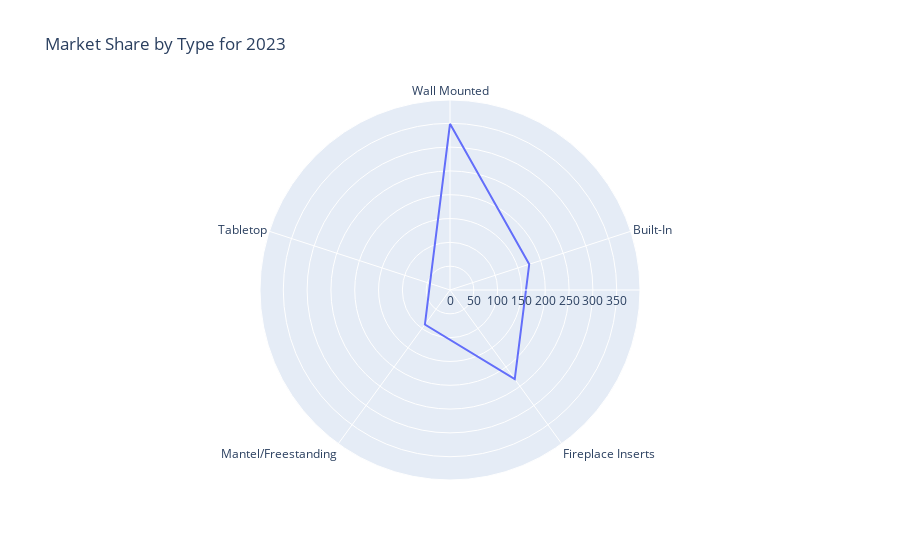
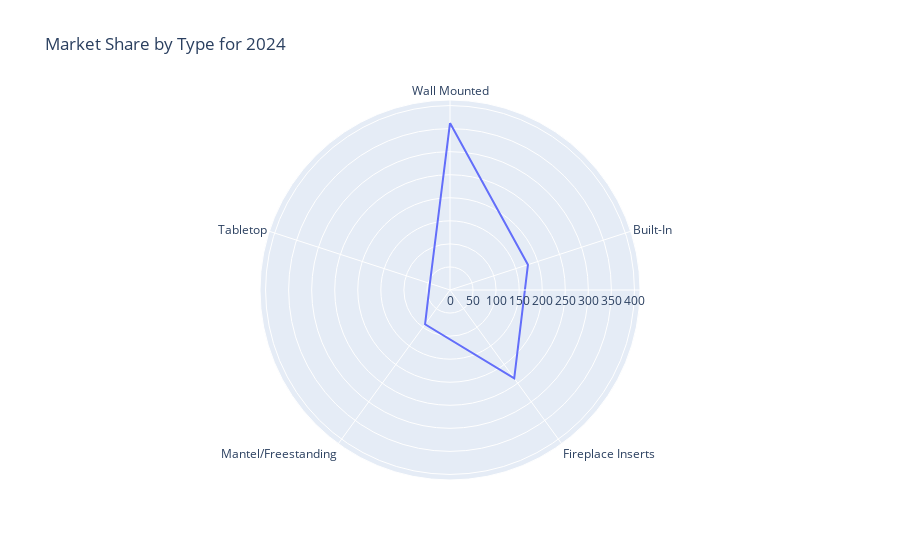
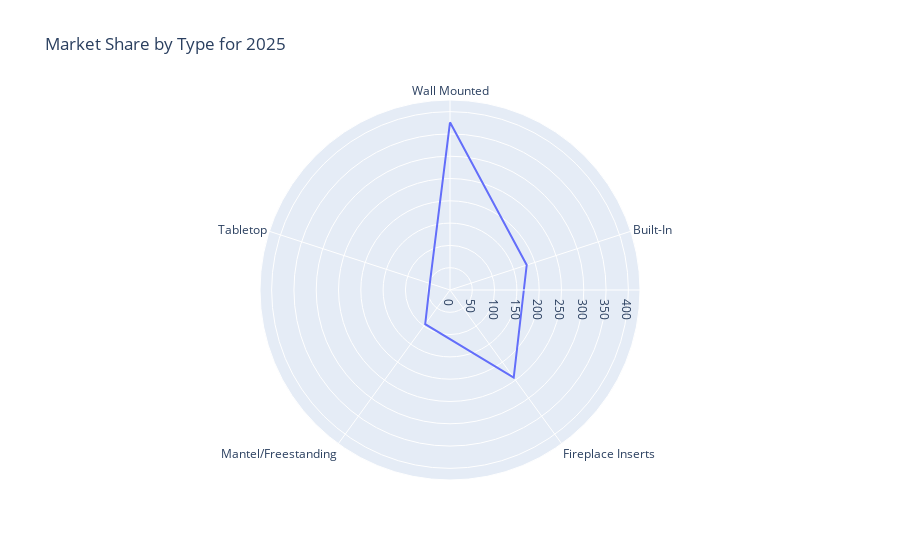
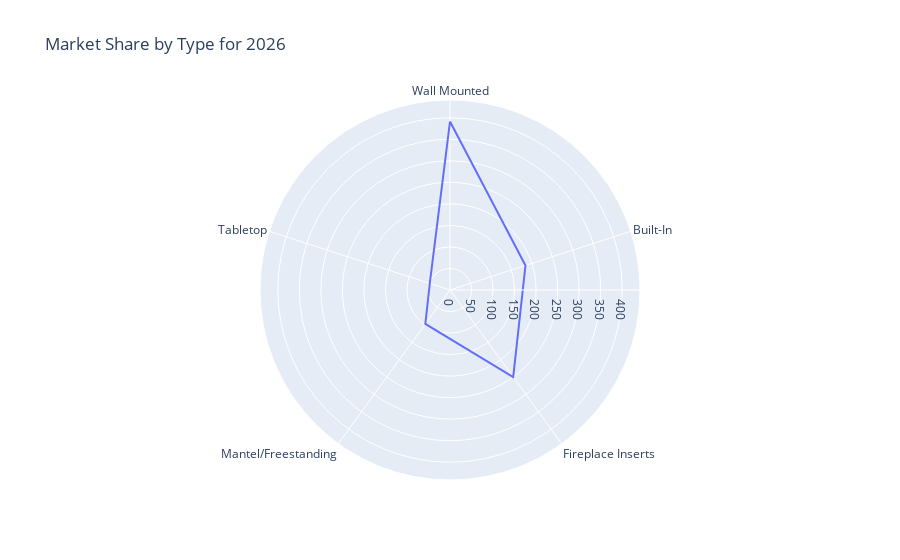

Source (notebook cell) for these figures, in order:
### Code cell
import pandas as pd
import plotly.express as px

# Actual Data for Table 5
data_table5 = {
    'Year/by Type': [2023, 2024, 2025, 2026, 2027, 2028, 2029, 2030],
    'Wall Mounted': [348.90,362.08,376.10,391.37,408.69,429.07,453.86,484.72],
    'Built-In': [174.88,  177.77,  180.89,  184.39,  188.62,  193.99,  201.01,  210.29],
    'Fireplace Inserts': [231.28,  237.00,  243.08,  249.77,  257.54,  266.98,  278.85,  294.06],
    'Mantel/Freestanding': [89.48,  91.95,  94.58,  97.46,  100.78,  104.78,  109.75,  116.07],
    'Tabletop': [44.21, 45.87, 47.57, 49.36,51.34, 53.60, 56.32, 59.67]
}

df_table5 = pd.DataFrame(data_table5)

# Creating radar charts for each year
for year in df_table5['Year/by Type']:
    # Filter data for the specific year
    df_year = df_table5[df_table5['Year/by Type'] == year].drop(columns='Year/by Type').T.reset_index()
    df_year.columns = ['Type', 'Market Share (USD Million)']
    
    # Radar chart
    fig = px.line_polar(df_year, r='Market Share (USD Million)', theta='Type', line_close=True,
                        title=f'Market Share by Type for {year}',
                        labels={'Type': 'Type', 'Market Share (USD Million)': 'Market Share (USD Million)'})
    
    # Adding detailed labels
    fig.update_traces(textposition='top center', text=df_year['Market Share (USD Million)'])
    fig.update_layout(
        polar=dict(
            radialaxis=dict(
                visible=True,
                range=[0, df_year['Market Share (USD Million)'].max() + 50]
            )
        ),
        showlegend=False
    )
    
    # Show plot
    fig.show()

### Figure 1 — Plotly figure (JSON) as saved in the notebook; plotly's stock layout.template omitted (floating-point values rounded to 4 significant figures)
{"data": [{"hovertemplate": "Market Share (USD Million)=%{r}<br>Type=%{theta}<extra></extra>", "legendgroup": "", "line": {"color": "#636efa", "dash": "solid"}, "marker": {"symbol": "circle"}, "mode": "lines", "name": "", "r": [348.9, 174.9, 231.3, 89.48, 44.21, 348.9], "showlegend": false, "subplot": "polar", "text": [348.9, 174.9, 231.3, 89.48, 44.21], "textposition": "top center", "theta": ["Wall Mounted", "Built-In", "Fireplace Inserts", "Mantel/Freestanding", "Tabletop", "Wall Mounted"], "type": "scatterpolar"}], "layout": {"legend": {"tracegroupgap": 0}, "polar": {"angularaxis": {"direction": "clockwise", "rotation": 90}, "domain": {"x": [0, 1], "y": [0, 1]}, "radialaxis": {"range": [0, 398.9], "visible": true}}, "showlegend": false, "title": {"text": "Market Share by Type for 2023"}}}

### Figure 2 — Plotly figure (JSON) as saved in the notebook; plotly's stock layout.template omitted (floating-point values rounded to 4 significant figures)
{"data": [{"hovertemplate": "Market Share (USD Million)=%{r}<br>Type=%{theta}<extra></extra>", "legendgroup": "", "line": {"color": "#636efa", "dash": "solid"}, "marker": {"symbol": "circle"}, "mode": "lines", "name": "", "r": [362.1, 177.8, 237, 91.95, 45.87, 362.1], "showlegend": false, "subplot": "polar", "text": [362.1, 177.8, 237, 91.95, 45.87], "textposition": "top center", "theta": ["Wall Mounted", "Built-In", "Fireplace Inserts", "Mantel/Freestanding", "Tabletop", "Wall Mounted"], "type": "scatterpolar"}], "layout": {"legend": {"tracegroupgap": 0}, "polar": {"angularaxis": {"direction": "clockwise", "rotation": 90}, "domain": {"x": [0, 1], "y": [0, 1]}, "radialaxis": {"range": [0, 412.1], "visible": true}}, "showlegend": false, "title": {"text": "Market Share by Type for 2024"}}}

### Figure 3 — Plotly figure (JSON) as saved in the notebook; plotly's stock layout.template omitted (floating-point values rounded to 4 significant figures)
{"data": [{"hovertemplate": "Market Share (USD Million)=%{r}<br>Type=%{theta}<extra></extra>", "legendgroup": "", "line": {"color": "#636efa", "dash": "solid"}, "marker": {"symbol": "circle"}, "mode": "lines", "name": "", "r": [376.1, 180.9, 243.1, 94.58, 47.57, 376.1], "showlegend": false, "subplot": "polar", "text": [376.1, 180.9, 243.1, 94.58, 47.57], "textposition": "top center", "theta": ["Wall Mounted", "Built-In", "Fireplace Inserts", "Mantel/Freestanding", "Tabletop", "Wall Mounted"], "type": "scatterpolar"}], "layout": {"legend": {"tracegroupgap": 0}, "polar": {"angularaxis": {"direction": "clockwise", "rotation": 90}, "domain": {"x": [0, 1], "y": [0, 1]}, "radialaxis": {"range": [0, 426.1], "visible": true}}, "showlegend": false, "title": {"text": "Market Share by Type for 2025"}}}

### Figure 4 — Plotly figure (JSON) as saved in the notebook; plotly's stock layout.template omitted (floating-point values rounded to 4 significant figures)
{"data": [{"hovertemplate": "Market Share (USD Million)=%{r}<br>Type=%{theta}<extra></extra>", "legendgroup": "", "line": {"color": "#636efa", "dash": "solid"}, "marker": {"symbol": "circle"}, "mode": "lines", "name": "", "r": [391.4, 184.4, 249.8, 97.46, 49.36, 391.4], "showlegend": false, "subplot": "polar", "text": [391.4, 184.4, 249.8, 97.46, 49.36], "textposition": "top center", "theta": ["Wall Mounted", "Built-In", "Fireplace Inserts", "Mantel/Freestanding", "Tabletop", "Wall Mounted"], "type": "scatterpolar"}], "layout": {"legend": {"tracegroupgap": 0}, "polar": {"angularaxis": {"direction": "clockwise", "rotation": 90}, "domain": {"x": [0, 1], "y": [0, 1]}, "radialaxis": {"range": [0, 441.4], "visible": true}}, "showlegend": false, "title": {"text": "Market Share by Type for 2026"}}}
